Frame 1 (no input): blank canvas, image omitted
Frame 60 (no input): blank canvas, image omitted
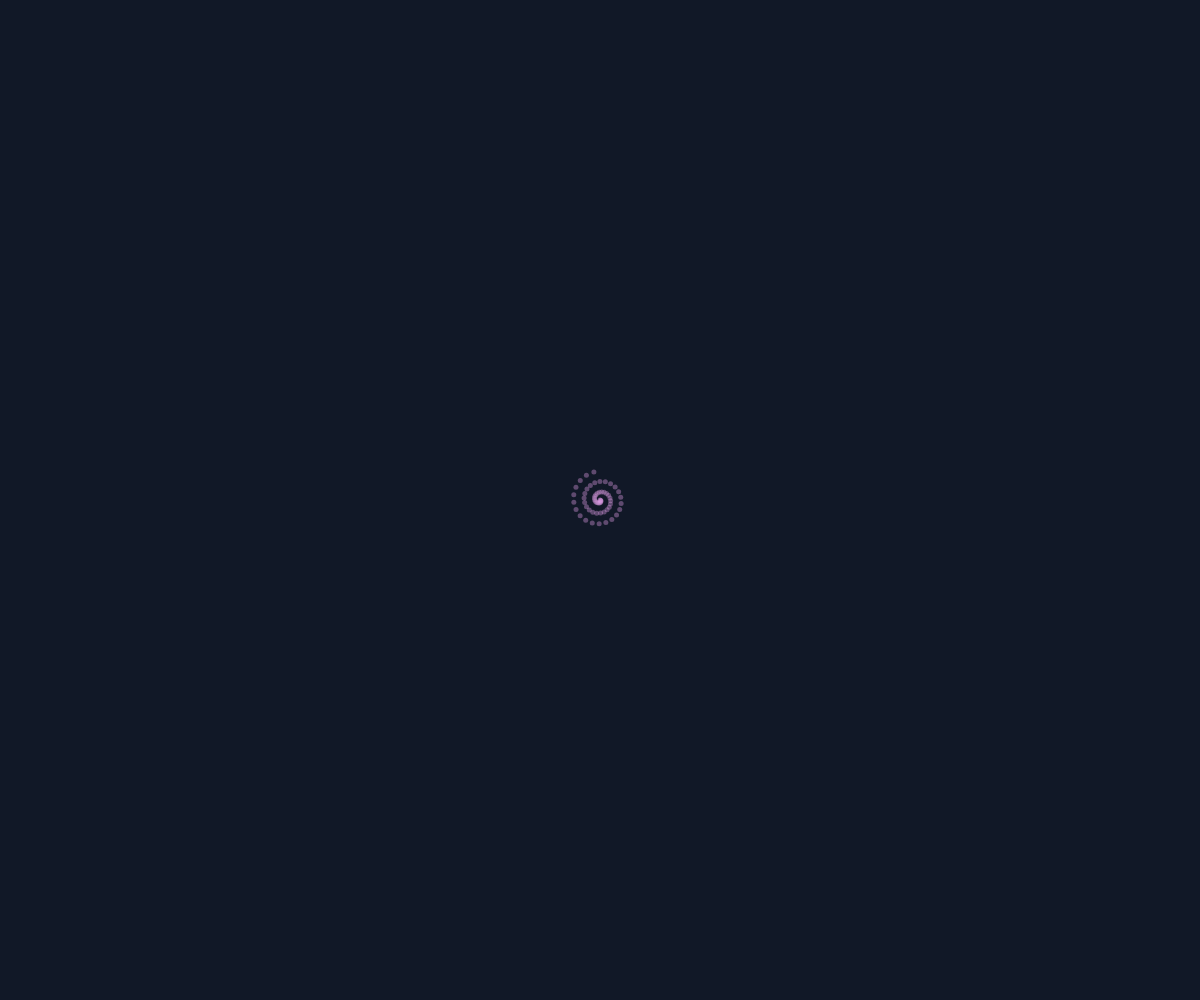
Frame 120 (the mouse pressed at the canvas centre since frame 60)

The p5.js sketch whose frames 1 and 60 were blank and that drew this single picture after the mouse press (run headless with seeded random() and noise() and a simulated clock; from frame 60 on, the mouse is pressed at the canvas centre):

// p5.js sketch
// ── sketch.js
let spirals = [];

function setup() {
  createCanvas(windowWidth, windowHeight);
  angleMode(DEGREES);
  background("#111827");
  noStroke();
}

function draw() {
  for (let s of spirals) {
    let x = s.x + cos(s.angle) * s.radius;
    let y = s.y + sin(s.angle) * s.radius;

    fill(s.color.r, s.color.g, s.color.b, 100);
    ellipse(x, y, 5, 5);

    s.angle += s.speed;
    s.radius += s.growth;

    if (s.radius > s.deathLimit) {
      s.dead = true;
    }
  }

  spirals = spirals.filter((s) => !s.dead);
}

function mousePressed() {
  spirals.push({
    x: mouseX,
    y: mouseY,
    angle: 0,
    radius: 0,
    speed: random(8, 20),
    growth: random(0.3, 1.2),
    color: {
      r: random(100, 255),
      g: random(100, 255),
      b: random(100, 255),
    },
    deathLimit: random(100, 200),
    dead: false,
  });
}

function keyPressed() {
  if (key === " ") {
    background("#111827");
    spirals = [];
  }
}

function windowResized() {
  resizeCanvas(windowWidth, windowHeight);
  background("#111827");
}
